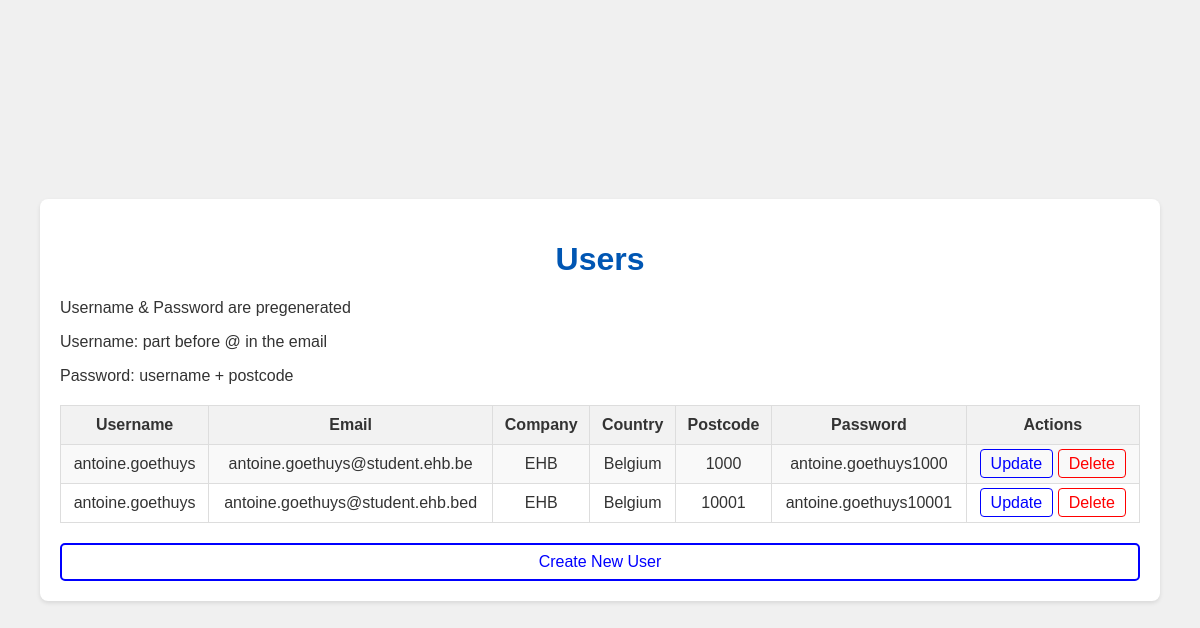
The app's page /users, older data.
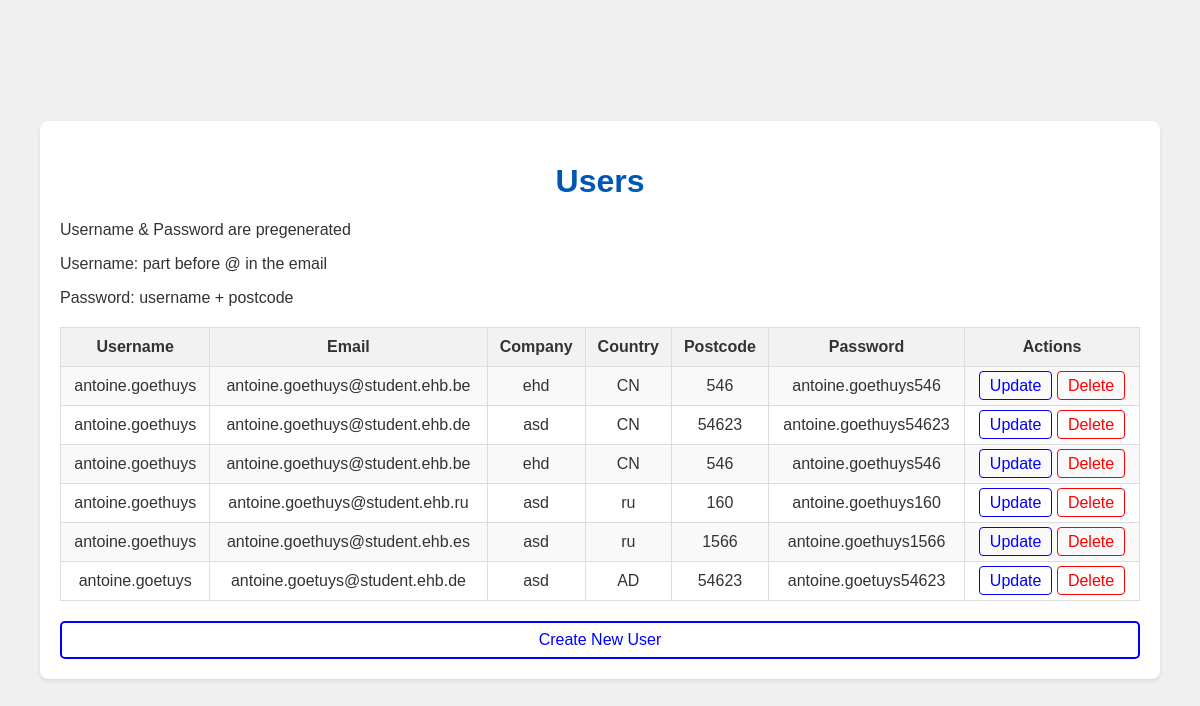
The same page, newer data.
### tables this page shows
CREATE TABLE users 
              (
               id INTEGER PRIMARY KEY, 
               username TEXT, 
               email TEXT,
               company TEXT,
               country TEXT,
               postcode TEXT,
               password TEXT
              );

### api.py (the view)
@app.route('/users')
def users():
    conn = get_db_connection()
    users = conn.execute('SELECT * FROM users').fetchall()
    conn.close()
    return render_template('users.html', users=users)

### api.py (called while the page is built)
def get_db_connection():
    if not os.path.exists('data.db'):
        create_db()
    conn = sqlite3.connect('data.db')
    conn.row_factory = sqlite3.Row
    return conn

### templates/users.html (shortened to what this page needs)
{% extends "base.html" %}
{% block content %}
    <h1>Users</h1>
    <p>Username & Password are pregenerated</p>
    <p>Username: part before @ in the email</p>
    <p>Password: username + postcode</p>
    <table>
        <tr>
            <th>Username</th>
            <th>Email</th>
            <th>Company</th>
            <th>Country</th>
            <th>Postcode</th>
            <th>Password</th>
            <th>Actions</th>
        </tr>
        {% for user in users %}
        <tr>
            <td>{{ user.username }}</td>
            <td>{{ user.email }}</td>
            <td>{{ user.company }}</td>
            <td>{{ user.country }}</td>
            <td>{{ user.postcode }}</td>
            <td>{{ user.password }}</td>
            <td>
                <a href="/update_user/{{ user.id }}" class="update">Update</a>
                <a href="/delete_user/{{ user.id }}" class="delete">Delete</a>
            </td>
        </tr>
        {% endfor %}
    </table>
    <a href="/create_user" class="create-user-link">Create New User</a>
{% endblock %}

Row changes from the older to the newer data that the page shows:
changed users (number 1 of 6 on the later page): company "EHB" → "ehd"; country "Belgium" → "CN"; postcode "1000" → "546"; password "antoine.goethuys1000" → "antoine.goethuys546"
changed users: email "antoine.goethuys@student.ehb.bed" → "antoine.goethuys@student.ehb.de"; company "EHB" → "asd"; country "Belgium" → "CN"; postcode "10001" → "54623"; password "antoine.goethuys10001" → "antoine.goethuys54623"
added users: username "antoine.goethuys", email "antoine.goethuys@student.ehb.be", company "ehd", country "CN", postcode "546", password "antoine.goethuys546"
added users: username "antoine.goethuys", email "antoine.goethuys@student.ehb.ru", company "asd", country "ru", postcode "160", password "antoine.goethuys160"
added users: username "antoine.goethuys", email "antoine.goethuys@student.ehb.es", company "asd", country "ru", postcode "1566", password "antoine.goethuys1566"
added users: username "antoine.goetuys", email "antoine.goetuys@student.ehb.de", company "asd", country "AD", postcode "54623", password "antoine.goetuys54623"
